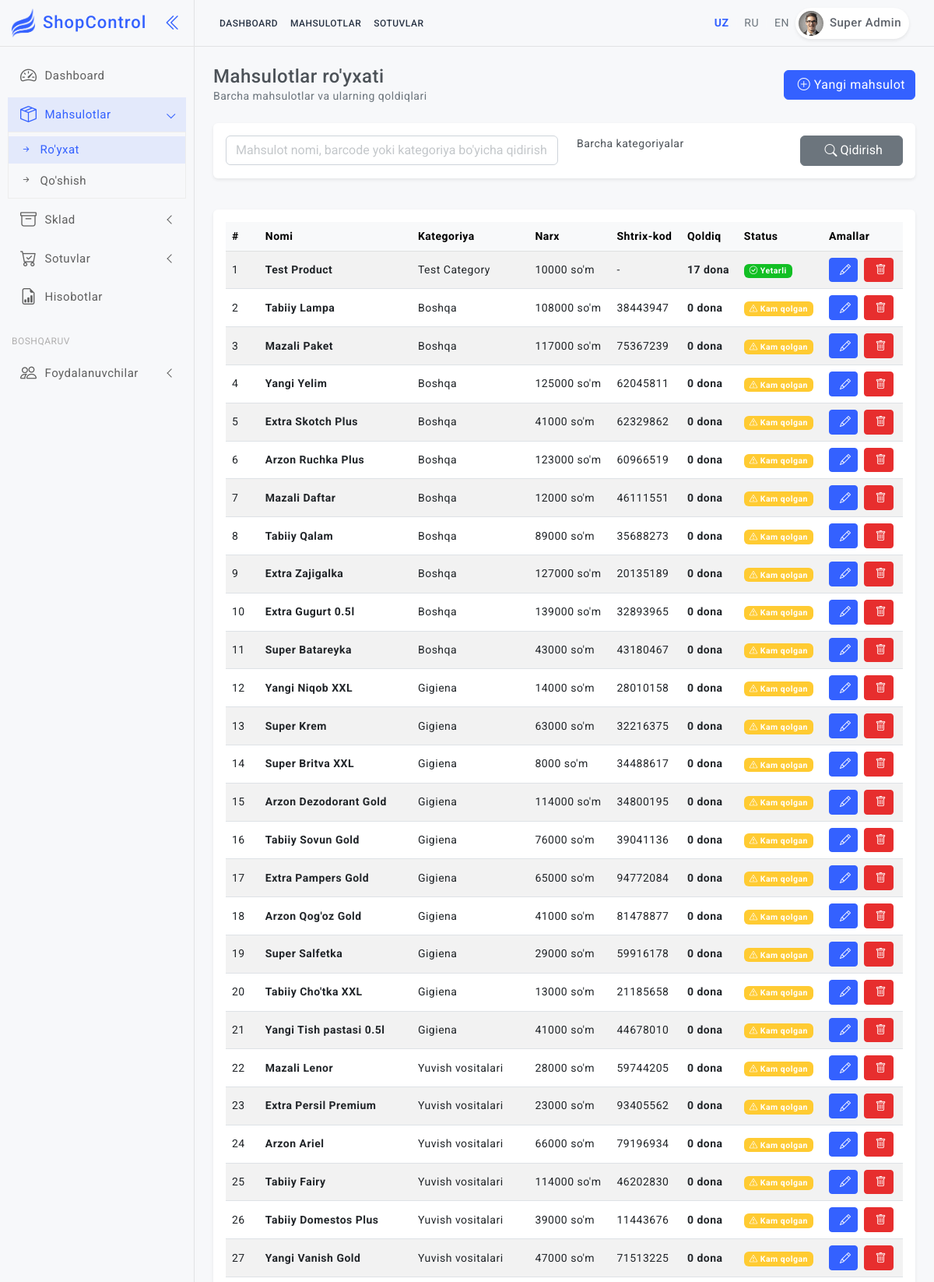
Screenshot of /uz/products/ (signed in, upper part) with the database file from the repository.
### shop/models.py (models this page shows, shortened)
class CustomUser(AbstractUser):
    ROLE_CHOICES = [
        ('admin', _('Admin')),
        ('kassir', _('Kassir')),
    ]
    telegram_id = models.BigIntegerField(unique=True, null=True, blank=True, verbose_name=_("Telegram ID"))
    role = models.CharField(max_length=10, choices=ROLE_CHOICES, default='kassir', verbose_name=_("Rol"))
    fullname = models.CharField(max_length=255, verbose_name=_("To'liq ism"))
    created_at = models.DateTimeField(auto_now_add=True, verbose_name=_("Yaratilgan sana"))
    class Meta:
        verbose_name = _("Foydalanuvchi")
        verbose_name_plural = _("Foydalanuvchilar")

class Product(models.Model):
    nomi = models.CharField(max_length=255, verbose_name=_("Nomi"))
    kategoriya = models.ForeignKey(Category, on_delete=models.CASCADE, verbose_name=_("Kategoriya"))
    narx = models.DecimalField(max_digits=12, decimal_places=2, verbose_name=_("Narx"))
    barcode = models.CharField(max_length=100, unique=True, null=True, blank=True, verbose_name=_("Barcode"))
    minimal_qoldiq = models.IntegerField(default=10, verbose_name=_("Minimal qoldiq"))
    created_at = models.DateTimeField(auto_now_add=True, verbose_name=_("Yaratilgan sana"))
    updated_at = models.DateTimeField(auto_now=True, verbose_name=_("O'zgartirilgan sana"))
    class Meta:
        verbose_name = _("Mahsulot")
        verbose_name_plural = _("Mahsulotlar")
        ordering = ['-created_at']

class Category(models.Model):
    nomi = models.CharField(max_length=100, verbose_name=_("Kategoriya nomi"))
    class Meta:
        verbose_name = _("Kategoriya")
        verbose_name_plural = _("Kategoriyalar")

### shop/views.py (the view)
# urls.py: path('products/', views.products_list, name='products_list'),
@login_required
def products_list(request):
    products = Product.objects.select_related('kategoriya').annotate(
        total_kirim=Coalesce(Sum('inventorytransaction__miqdor', filter=Q(inventorytransaction__transaction_type='kirim')), 0),
        total_chiqim=Coalesce(Sum('inventorytransaction__miqdor', filter=Q(inventorytransaction__transaction_type='chiqim')), 0),
        total_sales=Coalesce(Sum('saleitems__miqdor', filter=Q(saleitems__sale__status='active')), 0)
    ).annotate(
        calculated_stock=F('total_kirim') - F('total_chiqim') - F('total_sales')
    ).order_by('-created_at')
    search = request.GET.get('search', '')
    if search:
        products = products.filter(
            Q(nomi__icontains=search) |
            Q(barcode__icontains=search) |
            Q(kategoriya__nomi__icontains=search)
        )
    category_id = request.GET.get('category', '')
    if category_id:
        try:
            products = products.filter(kategoriya_id=category_id)
        except ValueError:
            pass # Handle invalid id gracefully
    categories = Category.objects.all()
    products_with_stock = []
    for product in products:
        products_with_stock.append({
            'product': product,
            'stock': product.calculated_stock,
            'is_low': product.calculated_stock <= product.minimal_qoldiq
        })
    context = {
        'products': products_with_stock,
        'categories': categories,
        'search': search,
        'selected_category': int(category_id) if category_id and category_id.isdigit() else None,
    }
    return render(request, 'products/list.html', context)

### templates/products/list.html (shortened to what this page needs)
{% extends 'base.html' %}
{% load static %}
{% load i18n %}
{% block content %}
<div class="row">
    <div class="col-12">
        <div class="d-flex align-items-center justify-content-between mb-4">
            <div>
                <h4 class="mb-0">{% trans "Mahsulotlar ro'yxati" %}</h4>
                <p class="mb-0 text-muted">{% trans "Barcha mahsulotlar va ularning qoldiqlari" %}</p>
            </div>
            {% if user.role == 'admin' or user.is_superuser %}
            <div>
                <a href="{% url 'product_add' %}" class="btn btn-primary"><i class="bi bi-plus-circle"></i> {% trans "Yangi mahsulot" %}</a>
            </div>
            {% endif %}
        </div>
    </div>
</div>
<div class="row mb-3">
    <div class="col-12">
        <div class="card">
            <div class="card-body">
                <form method="get" class="row g-3">
                    <div class="col-md-6">
                        <input type="text" class="form-control" name="search"
                            placeholder="{% trans 'Mahsulot nomi, barcode yoki kategoriya bo\'yicha qidirish...' %}"
                            value="{{ search }}">
                    </div>
                    <div class="col-md-4">
                    </div>
                    <div class="col-md-2">
                        <button type="submit" class="btn btn-secondary w-100"><i class="bi bi-search"></i>
                            {% trans "Qidirish" %}</button>
                    </div>
                </form>
            </div>
        </div>
    </div>
</div>
<div class="row">
    <div class="col-12">
        <div class="card">
            <div class="card-body">
                <div class="table-responsive">
                    <table class="table table-striped table-hover align-middle mb-0">
                        <thead class="table-light">
                            <tr>
                                <th>#</th>
                                <th>{% trans "Nomi" %}</th>
                                <th>{% trans "Kategoriya" %}</th>
                                <th>{% trans "Narx" %}</th>
                                <th>{% trans "Barcode" %}</th>
                                <th>{% trans "Qoldiq" %}</th>
                                <th>{% trans "Status" %}</th>
                                {% if user.role == 'admin' or user.is_superuser %}
                                <th>{% trans "Amallar" %}</th>
                                {% endif %}
                            </tr>
                        </thead>
                        <tbody>
                            {% for item in products %}
                            <tr>
                                <td>{{ forloop.counter }}</td>
                                <td><strong>{{ item.product.nomi }}</strong></td>
                                <td>{{ item.product.kategoriya.nomi }}</td>
                                <td>{{ item.product.narx|floatformat:0 }} {% trans "so'm" %}</td>
                                <td>{{ item.product.barcode|default:"-" }}</td>
                                <td><strong>{{ item.stock }} {% trans "dona" %}</strong></td>
                                <td>
                                    {% if item.is_low %}
                                    <span class="badge bg-warning"><i class="bi bi-exclamation-triangle"></i> {% trans "Kam qolgan" %}</span>
                                    {% else %}
                                    <span class="badge bg-success"><i class="bi bi-check-circle"></i> {% trans "Yetarli" %}</span>
                                    {% endif %}
                                </td>
                                {% if user.role == 'admin' or user.is_superuser %}
                                <td>
                                    <div class="d-flex gap-2">
                                        <a href="{% url 'product_edit' item.product.id %}"
                                            class="btn btn-sm btn-primary"><i class="bi bi-pencil"></i></a>
                                        <a href="{% url 'product_delete' item.product.id %}"
                                            class="btn btn-sm btn-danger"><i class="bi bi-trash"></i></a>
                                    </div>
                                </td>
                                {% endif %}
                            </tr>
                            {% endfor %}
                        </tbody>
                    </table>
                </div>
            </div>
        </div>
    </div>
</div>
{% endblock %}

### templates/base.html (shortened to what this page needs)
{% load static %}
{% load i18n %}
<!doctype html>
<html lang="{{ LANGUAGE_CODE }}">
<head>
  <link href="{% static 'assets/plugins/simplebar/css/simplebar.css' %}" rel="stylesheet" />
  <link href="{% static 'assets/plugins/perfect-scrollbar/css/perfect-scrollbar.css' %}" rel="stylesheet" />
  <link href="{% static 'assets/plugins/metismenu/css/metisMenu.min.css' %}" rel="stylesheet" />
  <link href="{% static 'assets/plugins/datatable/css/dataTables.bootstrap5.min.css' %}" rel="stylesheet" />
  <link href="https://cdn.jsdelivr.net/npm/select2@4.1.0-rc.0/dist/css/select2.min.css" rel="stylesheet" />
  <link rel="stylesheet"
    href="https://cdn.jsdelivr.net/npm/select2-bootstrap-5-theme@1.3.0/dist/select2-bootstrap-5-theme.min.css" />
  <link href="{% static 'assets/css/bootstrap.min.css' %}" rel="stylesheet" />
  <link href="{% static 'assets/css/bootstrap-extended.css' %}" rel="stylesheet" />
  <link href="{% static 'assets/css/style.css' %}" rel="stylesheet" />
  <link href="{% static 'assets/css/icons.css' %}" rel="stylesheet">
  <link rel="stylesheet" href="https://cdn.jsdelivr.net/npm/bootstrap-icons@1.9.1/font/bootstrap-icons.css">
  <link href="{% static 'assets/css/pace.min.css' %}" rel="stylesheet" />
  <link href="{% static 'assets/css/dark-theme.css' %}" rel="stylesheet" />
  <link href="{% static 'assets/css/light-theme.css' %}" rel="stylesheet" />
  <link href="{% static 'assets/css/semi-dark.css' %}" rel="stylesheet" />
  <link href="{% static 'assets/css/header-colors.css' %}" rel="stylesheet" />
</head>
<body>
  <div class="wrapper">
    {% if user.is_authenticated %}
    <header class="top-header">
      <nav class="navbar navbar-expand">
        <div class="top-navbar d-none d-xl-block">
          <ul class="navbar-nav align-items-center">
            <li class="nav-item">
              <a class="nav-link" href="{% url 'dashboard' %}">{% trans "Dashboard" %}</a>
            </li>
            <li class="nav-item">
              <a class="nav-link" href="{% url 'products_list' %}">{% trans "Mahsulotlar" %}</a>
            </li>
            <li class="nav-item">
              <a class="nav-link" href="{% url 'sales_list' %}">{% trans "Sotuvlar" %}</a>
            </li>
          </ul>
        </div>
        <div class="top-navbar-right ms-auto">
          <ul class="navbar-nav align-items-center">
            <li class="nav-item">
              <div class="d-flex align-items-center gap-2 ms-3">
                {% get_current_language as LANGUAGE_CODE %}
                <form action="{% url 'set_language' %}" method="post" id="lang-form-uz" class="d-inline">
                  <a href="#" onclick="document.getElementById('lang-form-uz').submit(); return false;"
                    class="{% if LANGUAGE_CODE == 'uz' %}text-primary fw-bold{% else %}text-secondary{% endif %}">UZ</a>
                </form>
                <span class="text-light">|</span>
                <form action="{% url 'set_language' %}" method="post" id="lang-form-ru" class="d-inline">
                  <a href="#" onclick="document.getElementById('lang-form-ru').submit(); return false;"
                    class="{% if LANGUAGE_CODE == 'ru' %}text-primary fw-bold{% else %}text-secondary{% endif %}">RU</a>
                </form>
                <span class="text-light">|</span>
                <form action="{% url 'set_language' %}" method="post" id="lang-form-en" class="d-inline">
                  <a href="#" onclick="document.getElementById('lang-form-en').submit(); return false;"
                    class="{% if LANGUAGE_CODE == 'en' %}text-primary fw-bold{% else %}text-secondary{% endif %}">EN</a>
                </form>
              </div>
            </li>
            <li class="nav-item dropdown dropdown-large">
              <a class="nav-link dropdown-toggle dropdown-toggle-nocaret" href="#" data-bs-toggle="dropdown">
                <div class="user-setting d-flex align-items-center gap-1">
                  <img src="{% static 'assets/images/avatars/avatar-1.png' %}" class="user-img" alt="">
                  <div class="user-name d-none d-sm-block">{{ user.fullname }}</div>
                </div>
              </a>
            </li>
          </ul>
        </div>
      </nav>
    </header>
    <aside class="sidebar-wrapper" data-simplebar="true">
      <div class="sidebar-header">
        <div>
          <img src="{% static 'assets/images/logo-icon.png' %}" class="logo-icon" alt="logo icon">
        </div>
        <div>
          <h4 class="logo-text">ShopControl</h4>
        </div>
        <div class="toggle-icon ms-auto"><i class="bi bi-chevron-double-left"></i></div>
      </div>
      <ul class="metismenu" id="menu">
        <li>
          <a href="{% url 'dashboard' %}">
            <div class="parent-icon"><i class="bi bi-speedometer2"></i></div>
            <div class="menu-title">{% trans "Dashboard" %}</div>
          </a>
        </li>
        <li>
          <a href="javascript:;" class="has-arrow">
            <div class="parent-icon"><i class="bi bi-box-seam"></i></div>
            <div class="menu-title">{% trans "Mahsulotlar" %}</div>
          </a>
          <ul>
            <li><a href="{% url 'products_list' %}"><i class="bi bi-arrow-right-short"></i>{% trans "Ro'yxat" %}</a>
            </li>
            {% if user.role == 'admin' or user.is_superuser %}
            <li><a href="{% url 'product_add' %}"><i class="bi bi-arrow-right-short"></i>{% trans "Qo'shish" %}</a></li>
            {% endif %}
          </ul>
        </li>
        <li>
          <a href="javascript:;" class="has-arrow">
            <div class="parent-icon"><i class="bi bi-archive"></i></div>
            <div class="menu-title">{% trans "Sklad" %}</div>
          </a>
        </li>
        <li>
          <a href="javascript:;" class="has-arrow">
            <div class="parent-icon"><i class="bi bi-cart-check"></i></div>
            <div class="menu-title">{% trans "Sotuvlar" %}</div>
          </a>
        </li>
        <li>
          <a href="{% url 'reports' %}">
            <div class="parent-icon"><i class="bi bi-file-earmark-bar-graph"></i></div>
            <div class="menu-title">{% trans "Hisobotlar" %}</div>
          </a>
        </li>
        {% if user.is_superuser %}
        <li class="menu-label">{% trans "Boshqaruv" %}</li>
        <li>
          <a href="javascript:;" class="has-arrow">
            <div class="parent-icon"><i class="bi bi-people"></i></div>
            <div class="menu-title">{% trans "Foydalanuvchilar" %}</div>
          </a>
        </li>
        {% endif %}
      </ul>
    </aside>
    {% endif %}
    <main class="page-content">
      {% block content %}{% endblock %}
    </main>
  </div>
</body>
</html>

### rows the page displays
CustomUser: fullname "Super Admin"
Product: product.nomi "Test Product", product.kategoriya.nomi "Test Category", product.narx "10000", product.barcode "-", stock "17"
Product: product.nomi "Tabiiy Lampa", product.kategoriya.nomi "Boshqa", product.narx "108000", product.barcode "38443947", stock "0"
Product: product.nomi "Mazali Paket", product.kategoriya.nomi "Boshqa", product.narx "117000", product.barcode "75367239", stock "0"
Product: product.nomi "Yangi Yelim", product.kategoriya.nomi "Boshqa", product.narx "125000", product.barcode "62045811", stock "0"
Product: product.nomi "Extra Skotch Plus", product.kategoriya.nomi "Boshqa", product.narx "41000", product.barcode "62329862", stock "0"
Product: product.nomi "Arzon Ruchka Plus", product.kategoriya.nomi "Boshqa", product.narx "123000", product.barcode "60966519", stock "0"
Product: product.nomi "Mazali Daftar", product.kategoriya.nomi "Boshqa", product.narx "12000", product.barcode "46111551", stock "0"
Product: product.nomi "Tabiiy Qalam", product.kategoriya.nomi "Boshqa", product.narx "89000", product.barcode "35688273", stock "0"
Product: product.nomi "Extra Zajigalka", product.kategoriya.nomi "Boshqa", product.narx "127000", product.barcode "20135189", stock "0"
Product: product.nomi "Extra Gugurt 0.5l", product.kategoriya.nomi "Boshqa", product.narx "139000", product.barcode "32893965", stock "0"
Product: product.nomi "Super Batareyka", product.kategoriya.nomi "Boshqa", product.narx "43000", product.barcode "43180467", stock "0"
Product: product.nomi "Yangi Niqob XXL", product.kategoriya.nomi "Gigiena", product.narx "14000", product.barcode "28010158", stock "0"
Product: product.nomi "Super Krem", product.kategoriya.nomi "Gigiena", product.narx "63000", product.barcode "32216375", stock "0"
Product: product.nomi "Super Britva XXL", product.kategoriya.nomi "Gigiena", product.narx "8000", product.barcode "34488617", stock "0"
Product: product.nomi "Arzon Dezodorant Gold", product.kategoriya.nomi "Gigiena", product.narx "114000", product.barcode "34800195", stock "0"
Product: product.nomi "Tabiiy Sovun Gold", product.kategoriya.nomi "Gigiena", product.narx "76000", product.barcode "39041136", stock "0"
Product: product.nomi "Extra Pampers Gold", product.kategoriya.nomi "Gigiena", product.narx "65000", product.barcode "94772084", stock "0"
Product: product.nomi "Arzon Qog'oz Gold", product.kategoriya.nomi "Gigiena", product.narx "41000", product.barcode "81478877", stock "0"
Product: product.nomi "Super Salfetka", product.kategoriya.nomi "Gigiena", product.narx "29000", product.barcode "59916178", stock "0"
Product: product.nomi "Tabiiy Cho'tka XXL", product.kategoriya.nomi "Gigiena", product.narx "13000", product.barcode "21185658", stock "0"
Product: product.nomi "Yangi Tish pastasi 0.5l", product.kategoriya.nomi "Gigiena", product.narx "41000", product.barcode "44678010", stock "0"
Product: product.nomi "Mazali Lenor", product.kategoriya.nomi "Yuvish vositalari", product.narx "28000", product.barcode "59744205", stock "0"
Product: product.nomi "Extra Persil Premium", product.kategoriya.nomi "Yuvish vositalari", product.narx "23000", product.barcode "93405562", stock "0"
Product: product.nomi "Arzon Ariel", product.kategoriya.nomi "Yuvish vositalari", product.narx "66000", product.barcode "79196934", stock "0"
Product: product.nomi "Tabiiy Fairy", product.kategoriya.nomi "Yuvish vositalari", product.narx "114000", product.barcode "46202830", stock "0"
Product: product.nomi "Tabiiy Domestos Plus", product.kategoriya.nomi "Yuvish vositalari", product.narx "39000", product.barcode "11443676", stock "0"
Product: product.nomi "Yangi Vanish Gold", product.kategoriya.nomi "Yuvish vositalari", product.narx "47000", product.barcode "71513225", stock "0"
